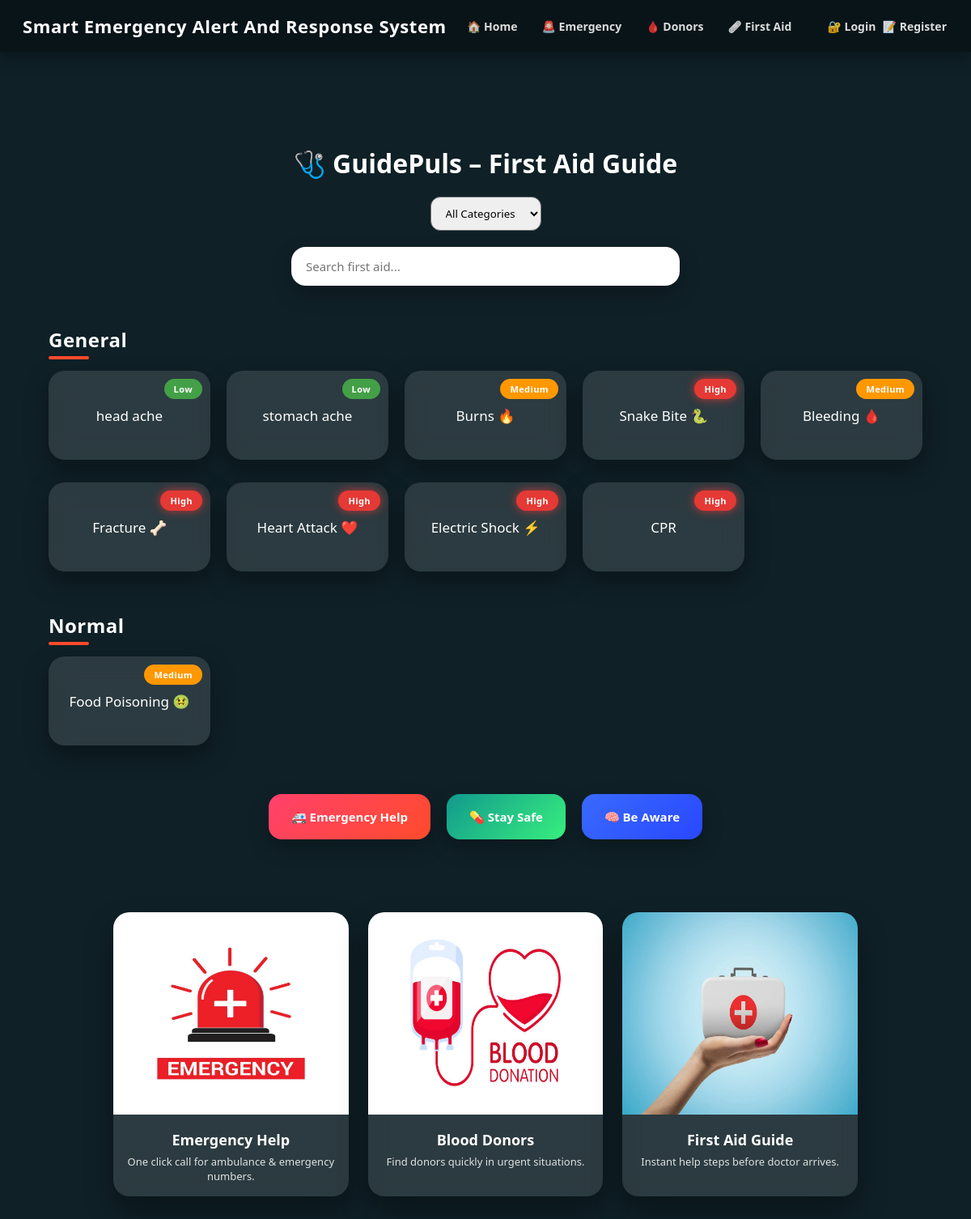
/firstaid/, run on the app's committed database.
### accounts/models.py (models this page shows, shortened)
class FirstAidTopic(models.Model):
    title = models.CharField(max_length=100)
    category = models.CharField(max_length=50)
    severity = models.CharField(max_length=10, choices=[
        ('Low','Low'), ('Medium','Medium'), ('High','High')
    ])

### accounts/views.py (the view)
# urls.py: path('firstaid/', views.firstaid_view, name='firstaid'),
def firstaid_view(request):
    topics = FirstAidTopic.objects.all()
    categories = defaultdict(list)
    for topic in topics:
        categories[topic.category].append(topic)
    all_categories = FirstAidTopic.objects.values_list('category', flat=True).distinct()
    return render(request, 'firstaid.html', {
        'categories': dict(categories),
        'all_categories': all_categories
    })

### templates/firstaid.html (shortened to what this page needs)
{% extends 'base.html' %}
{% load static %}
{% block content %}
<link rel="stylesheet" href="{% static 'css/style.css' %}">
<div class="firstaid-container">
<h1 class="firstaid-title">🩺 GuidePuls – First Aid Guide</h1>
<div style="text-align:center;margin-bottom:20px;">
<select id="categoryFilter" onchange="filterByCategory()" style="padding:10px 14px;border-radius:12px;">
<option value="all">All Categories</option>
</select>
</div>
<input type="text"
class="aid-search"
id="searchInput"
placeholder="Search first aid..."
onkeyup="filterCards()">
{% for category, items in categories.items %}
<h2 class="category-heading" data-category="{{ category }}">
{{ category }}
</h2>
<div class="aid-container category-block" data-category="{{ category }}">
{% for aid in items %}
<div class="aid-card"
onclick="openAidModal('{{ aid.id }}')"
data-title="{{ aid.title|lower }}">
{{ aid.title }}
<span class="severity {{ aid.severity|lower }}">
{{ aid.severity }}
</span>
</div>
{% endfor %}
</div>
{% endfor %}
<div class="firstaid-banners">
<div class="banner red">🚑 Emergency Help</div>
<div class="banner green">💊 Stay Safe</div>
<div class="banner blue">🧠 Be Aware</div>
</div>
</div>
{% endblock %}

### static/css/style.css (style rules this page uses)
body { padding-top:80px; }
* { margin:0; padding:0; box-sizing:border-box; font-family: 'Segoe UI', Tahoma, Geneva, Verdana, sans-serif; }
body { min-height:100vh; background:linear-gradient(135deg,#0f2027,#203a43,#2c5364); }
.firstaid-container { padding:100px 60px 40px; color:#fff; }
.firstaid-title { text-align:center; font-size:32px; margin-bottom:20px; font-weight:800; }
.aid-search { width:100%; max-width:480px; margin:0 auto 30px; display:block; padding:14px 18px; border-radius:18px; border:none; outline:none; font-size:15px; box-shadow:0 10px 25px rgba(0,0,0,.25); }
.category-heading { margin-top:50px; margin-bottom:14px; font-size:24px; font-weight:800; color:#ffffff; position:relative; letter-spacing:.5px; }
.category-heading::after { content:""; width:50px; height:4px; background:#ff4b2b; position:absolute; left:0; bottom:-8px; border-radius:4px; }
.aid-container { display:grid; grid-template-columns:repeat(auto-fill,minmax(200px,1fr)); gap:20px; }
.aid-card { background:rgba(255,255,255,0.10); padding:22px; border-radius:20px; text-align:center; font-size:17px; cursor:pointer; transition:all .35s ease; box-shadow:0 12px 30px rgba(0,0,0,.35); position:relative; backdrop-filter:blur(14px); min-height:110px; display:flex; align-items:center; justify-content:center; margin-top: 8px; }
.severity { position:absolute; top:10px; right:10px; padding:5px 12px; border-radius:14px; font-size:11px; font-weight:700; letter-spacing:.4px; }
.severity.low { background:#43a047; color:#fff; }
.severity.medium { background:#ff9800; color:#fff; }
.severity.high { background:#e53935; color:#fff; }
.severity.high { box-shadow:0 0 12px rgba(229,57,53,.8); }
.firstaid-banners { margin-top:60px; display:flex; gap:20px; justify-content:center; flex-wrap:wrap; }
.banner { padding:18px 28px; border-radius:16px; font-weight:600; color:#fff; box-shadow:0 10px 25px rgba(0,0,0,.25); font-size:15px; }
.banner.red { background:linear-gradient(135deg,#ff416c,#ff4b2b); }
.banner.green { background:linear-gradient(135deg,#11998e,#38ef7d); }
.banner.blue { background:linear-gradient(135deg,#396afc,#2948ff); }
:root { --bg:#0f2027; --card-bg:rgba(255,255,255,0.12); --text:#ffffff; --nav-bg:rgba(0,0,0,0.35); }
body { background:var(--bg); color:var(--text); transition:.3s; }
.profile-card,.home-card,.app-card,.feature-card,.donor-table,.aid-card { background:var(--card-bg) !important; }
.profile-card, .home-card, .app-card, .feature-card, .donor-table, .login-page, .register-page, .aid-card, .donor-form-page, .auth-box { background:var(--card-bg); color:var(--text); }

### data on the page
FirstAidTopic: category "General", title "head ache", severity "Low"
FirstAidTopic: title "stomach ache", severity "Low"
FirstAidTopic: title "Burns 🔥", severity "Medium"
FirstAidTopic: title "Snake Bite 🐍", severity "High"
FirstAidTopic: title "Bleeding 🩸", severity "Medium"
FirstAidTopic: title "Fracture 🦴", severity "High"
FirstAidTopic: title "Heart Attack ❤️", severity "High"
FirstAidTopic: title "Electric Shock ⚡", severity "High"
FirstAidTopic: title "CPR", severity "High"
FirstAidTopic: category "Normal", title "Food Poisoning 🤢", severity "Medium"
